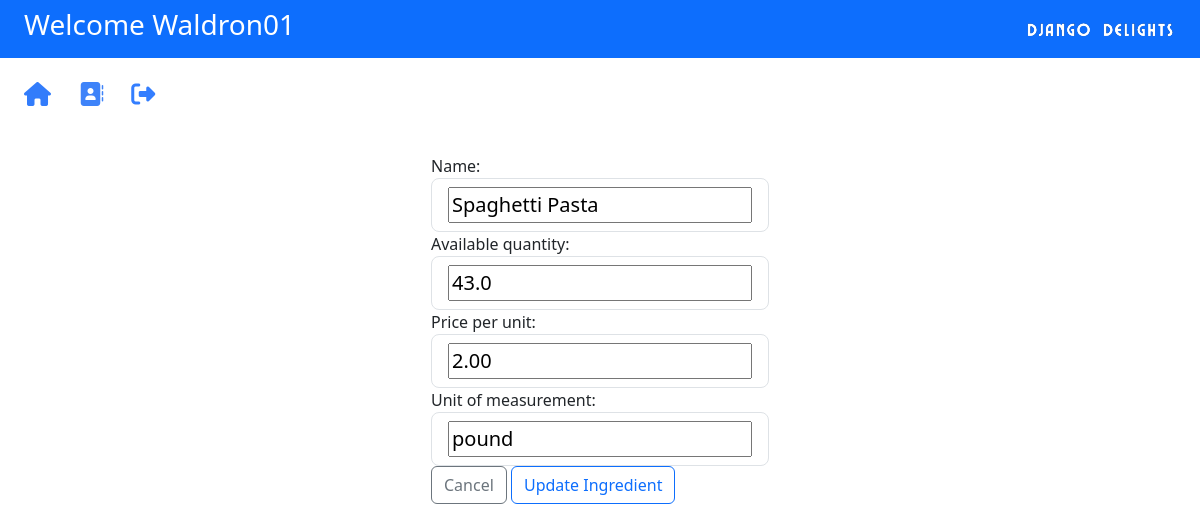
The page /inventory/ingredient/36/update/ (signed in) on the database its author committed.
### inventory/models.py (models this page shows, shortened)
class Ingredient(models.Model):
    name = models.CharField(max_length=100)
    available_quantity = models.FloatField()
    price_per_unit = MoneyField(max_digits=14,decimal_places=2 ,default_currency='USD', default=0)
    unit_of_measurement = models.CharField(max_length=100, default='')

### inventory/views.py (the view, shortened to what this page needs)
# urls.py: path("ingredient/<int:pk>/update/", views.IngredientUpdateView.as_view(), name='/updateingredient/'),
class IngredientUpdateView(LoginRequiredMixin, UpdateView):
    model = Ingredient
    form_class = IngredientUpdateForm
    template_name = "inventory/updateingredient.html"
    success_url = reverse_lazy("ingredients")

### inventory/forms.py
class IngredientUpdateForm(forms.ModelForm):
    unit_of_measurement = forms.CharField(validators=[validate_ingredient_unit_of_measure])
    class Meta:
        model = Ingredient
        fields = "__all__"

### inventory/templates/inventory/updateingredient.html (shortened to what this page needs)
{% extends "inventory/base.html" %}
{% load static %}
{% block content %}
<div class="container min-vh-100 d-flex justify-content-center allign-items-center">
  <form method="POST">
    {% for field in form %}
        <div class="form-group">
            {{ field.label_tag }}
            <div class="form-control form-control-lg">
                {{ field }}
            </div>
        </div>
    {% endfor %}
    <input type="submit" value="Cancel" name="cancel" class="btn btn-outline-secondary"/>
    <input type="submit" value="Update Ingredient" name="update" class="btn btn-outline-primary"/>
  </form>
</div>
{% endblock %}

### inventory/templates/inventory/base.html (shortened to what this page needs)
{% load static %}
<!DOCTYPE html>
<head>
    <link href="https://cdn.jsdelivr.net/npm/bootstrap@5.3.3/dist/css/bootstrap.min.css" rel="stylesheet">
    <link rel="stylesheet" href="https://cdnjs.cloudflare.com/ajax/libs/animate.css/4.1.1/animate.min.css">
</head>
<body>
    <nav class="navbar navbar-dark bg-primary">
        <h3 class="text-white ps-4">Welcome {{ user.username }}</h3>
        <a href="{% url 'home' %}"><img src="{% static 'DDlogo2.png' %}"></a>
    </nav>
    <div class="pt-4 pb-5">
        <a href="{% url 'home' %}" class="ps-4"><i class="fa-solid fa-house fa-xl" style="color: #327cfb;"></i></a>
        <a href="{% url 'contact' %}" class="ps-4"><i class="fa-solid fa-address-book fa-xl" style="color: #3e83f9;"></i></a>
        <a href="{% url 'logout' %}" class="ps-4"><i class="fa-solid fa-right-from-bracket fa-xl" style="color: #337eff;"></i></a>
    </div>
     {% block content %}
     {% endblock %}
</body>

### rows shown on the page
Ingredient: form "Spaghetti Pasta" "43.0" "2.00" "pound"

### other values the page prints
{{ user.username }} "Waldron01"
{{ field.label_tag }} "Name:" "Available quantity:" "Price per unit:" "Unit of measurement:"
